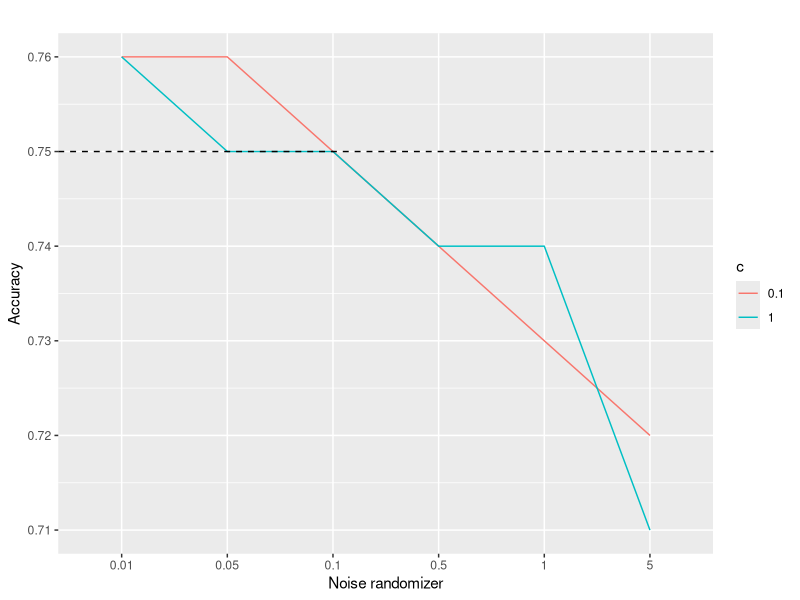
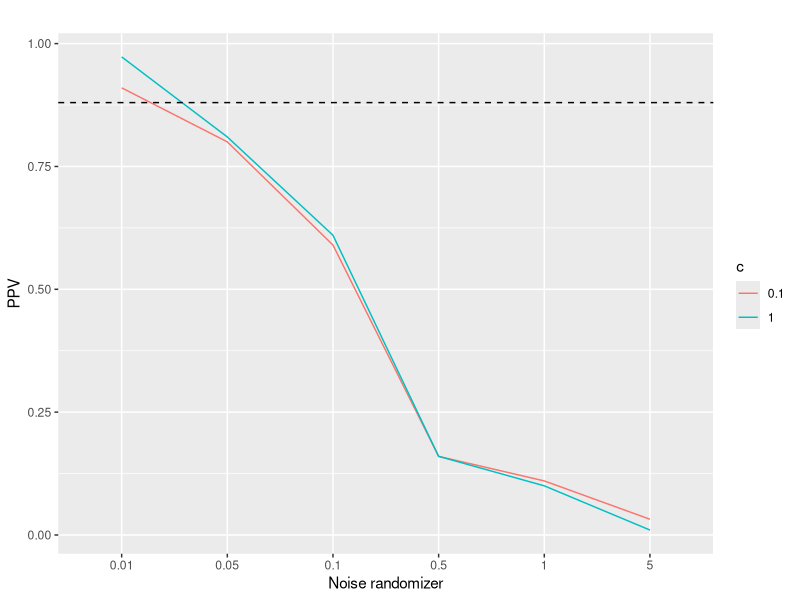

Generate these figures, in order, with R:
library(ggplot2)
library(dplyr)
#library(hrbrthemes)

v <- read.csv2("data.csv", sep = "|", stringsAsFactors = F)
v$train_cc = as.numeric(v$train_cc)
v$test_cc = as.numeric(v$test_cc)
v$ppv_diff = as.numeric(v$ppv_diff)

nodp <- v[1, ]
dp <- v[-1,] %>% dplyr::select(-1, -train_cc)
dp

v_test <- dplyr::select(dp, 1,2,3)

ggplot2::ggplot(v_test, aes(x=z, y=test_cc, group=c, color=c)) +
  ggplot2::geom_line() +
  geom_hline(yintercept=nodp$test_cc, linetype="dashed") +
  ggtitle("") +
  xlab("Noise randomizer") +
  ylab("Accuracy")

v_ppv <- dplyr::select(dp, 1,2,4)
#v_ppv$ppv_diff = v_ppv$ppv_diff - nodp$ppv_diff

ggplot2::ggplot(v_ppv, aes(x=z, y=ppv_diff, group=c, color=c)) +
  ggplot2::geom_line() +
  geom_hline(yintercept=nodp$ppv_diff, linetype="dashed") +
  ggtitle("") +
  xlab("Noise randomizer") +
  ylab("PPV")

v_test

v_ppv

nodp
str(dp)
